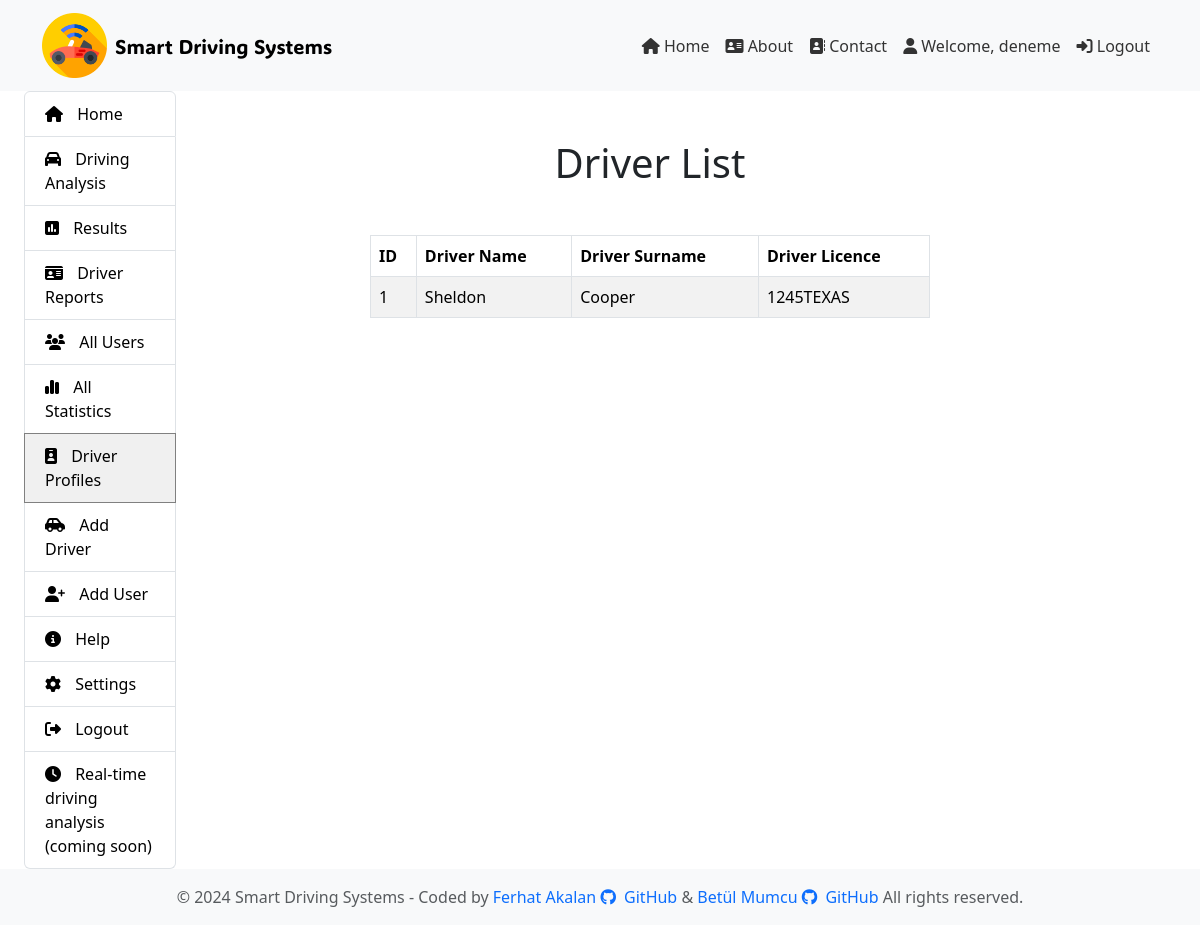
Screenshot of /report/drivers/ (signed in) with the database file from the repository.
### report/models.py (models this page shows, shortened)
class Driver(models.Model):
    user = models.ForeignKey(User, on_delete=models.CASCADE)
    driver_name = models.CharField(max_length=100)
    driver_surname = models.CharField(max_length=100)
    driver_licence = models.CharField(max_length=50)

### report/views.py (the view)
# urls.py: path('drivers/', views.driver_list, name='driver_list'),
def driver_list(request):
    drivers = Driver.objects.filter(user=request.user)  # Tüm sürücüleri alır
    return render(request, 'driver-list.html', {'drivers': drivers})

### report/templates/driver-list.html (shortened to what this page needs)
{% extends 'layout.html' %}
{% load static %}
{% block content %}
<!DOCTYPE html>
<html lang="en">
<head>
    <link rel="stylesheet" href="{% static 'css/style.css' %}">
</head>
<body>
<main class="container">
    <div class="row">
        <div class="col-md-8 offset-md-2">
            <h1 class="text-center my-5">Driver List</h1>
            <table class="table table-bordered table-striped table-hover">
                <thead>
                    <tr>
                        <th scope="col">ID</th>
                        <th scope="col">Driver Name</th>
                        <th scope="col">Driver Surname</th>
                        <th scope="col">Driver Licence</th>
                    </tr>
                </thead>
                <tbody>
                    {% for driver in drivers %}
                    <tr>
                        <td>{{ driver.id }}</td>
                        <td>{{ driver.driver_name }}</td>
                        <td>{{ driver.driver_surname }}</td>
                        <td>{{ driver.driver_licence }}</td>
                    </tr>
                    {% endfor %}
                </tbody>
            </table>
        </div>
    </div>
</main>
</body>
</html>
{% endblock %}

### templates/partials/_navbar.html (shortened to what this page needs)
{% load static %}
<link rel="stylesheet" type="text/css" href="{% static 'css/style.css' %}" />
<nav class="navbar navbar-expand-lg navbar-light bg-light">
  <div class="container">
    <a class="navbar-brand d-flex align-items-center" href="/">
      <img src="{% static 'img/logo.png' %}" alt="Logo" width="65" />
      <span class="ms-2" style="font-family: 'FasterOne'; font-size: 1.25rem"
        >Smart Driving Systems</span
      >
    </a>
    <div class="collapse navbar-collapse" id="navbarNav">
      <ul class="navbar-nav ms-auto">
        <li class="nav-item">
          <a class="nav-link" href="/"><i class="fas fa-home"></i> Home</a>
        </li>
        <li class="nav-item">
          <a class="nav-link" href="{% url 'about' %}"
            ><i class="fas fa-address-card"></i> About</a
          >
        </li>
        <li class="nav-item">
          <a class="nav-link" href="{%url 'contact'%}"
            ><i class="fas fa-address-book"></i> Contact</a
          >
        </li>
        {% if user.is_authenticated %}
        <li class="nav-item">
          <a class="nav-link" href="#"
            ><i class="fa-solid fa-user"></i> Welcome, {{ user.username }}</a
          >
        </li>
        <li class="nav-item">
          <a class="nav-link" href="{% url 'user_logout' %}"
            ><i class="fas fa-sign-in-alt"></i> Logout</a
          >
        </li>
        {% endif %}
      </ul>
    </div>
  </div>
</nav>

### templates/partials/_navbar.html (style rules this page uses)
.nav-link { color: #333 !important; }

### rows the page displays
Driver: id "1", driver_name "Sheldon", driver_surname "Cooper", driver_licence "1245TEXAS"

### other values shown
{{ user.username }} "deneme"
